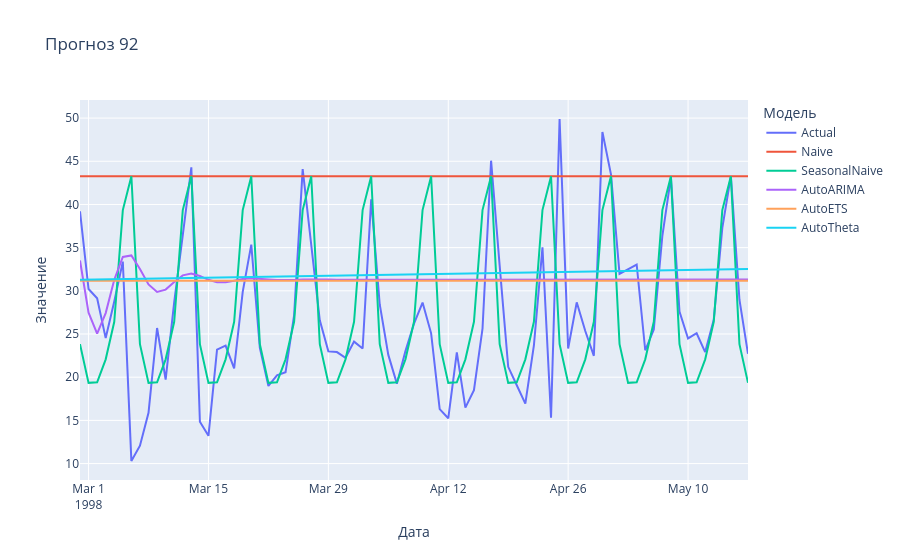

Notebook source saved alongside this figure:
### Markdown cell above
#### Задание 3.2: Анализ результатов (1 балл)

Постройте графики фактических значений и прогнозов для всех бейзлайнов для ряда 92. Выведите метрики MASE.

Что можно сказать о каждом из бейзлайнов? Какой из бейзлайнов лучше всего предсказывает временной ряд?

Смогли ли вы руками подобрать гиперпараметры для SARIMA модели лучше, чем автоматический подбор в библиотеке? Если да, то вы огромный молодец! Если нет, то не расстраивайтесь, так бывает.

### Code cell
# --- Your code here ---
series_id = "92"

eval_92 = (
    eval_df[eval_df["unique_id"].astype(str) == series_id]
    .sort_values("ds")
    .copy()
)

model_cols = [
    col for col in eval_92.columns
    if col not in ["unique_id", "ds", "y"]
]

plot_df = eval_92.melt(
    id_vars=["ds"],
    value_vars=["y"] + model_cols,
    var_name="model",
    value_name="value"
)

plot_df["model"] = plot_df["model"].replace({"y": "Actual"})

fig = px.line(
    plot_df,
    x="ds",
    y="value",
    color="model",
    title="Прогноз 92",
    labels={
        "ds": "Дата",
        "value": "Значение",
        "model": "Модель"
    }
)

fig.show()
